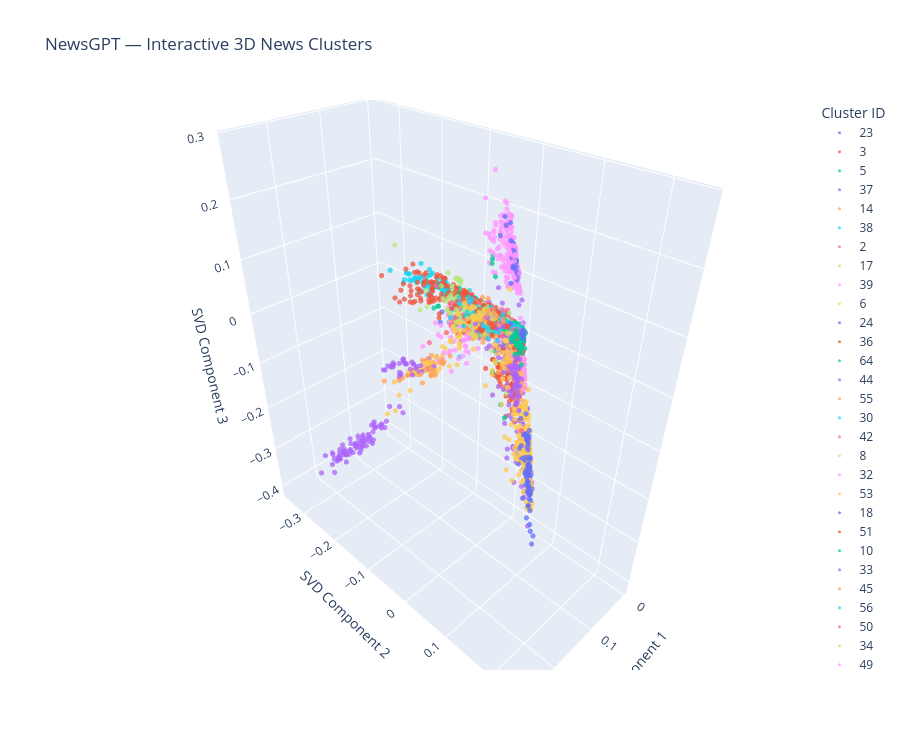

The code cell stored with this chart in its notebook:
### Code cell
# Cell 53 — Interactive 3D visualization of NewsGPT clusters

import plotly.express as px
from sklearn.decomposition import TruncatedSVD

# Sample articles for responsive visualization
viz_sample_size = min(5000, X_tfidf_improved.shape[0])

viz_rng = np.random.RandomState(42)
viz_indices = viz_rng.choice(
    X_tfidf_improved.shape[0],
    size=viz_sample_size,
    replace=False
)

X_viz_sample = X_tfidf_improved[viz_indices]
labels_viz = improved_kmeans_labels[viz_indices]

# Reduce TF-IDF vectors to 3 dimensions
svd_3d = TruncatedSVD(n_components=3, random_state=42)
X_3d = svd_3d.fit_transform(X_viz_sample)

# Prepare visualization data
viz_df = pd.DataFrame({
    "Component 1": X_3d[:, 0],
    "Component 2": X_3d[:, 1],
    "Component 3": X_3d[:, 2],
    "Cluster": labels_viz.astype(str),
    "Article ID": model_df.iloc[viz_indices]["article_id"].astype(str).to_numpy(),
    "Title": (
        model_df.iloc[viz_indices]["title"]
        .fillna("Untitled")
        .to_numpy()
    )
})

# Interactive 3D scatter plot
fig = px.scatter_3d(
    viz_df,
    x="Component 1",
    y="Component 2",
    z="Component 3",
    color="Cluster",
    hover_name="Title",
    hover_data=["Article ID"],
    opacity=0.75,
    title="NewsGPT — Interactive 3D News Clusters",
    height=750
)

fig.update_traces(marker=dict(size=3))
fig.update_layout(
    scene=dict(
        xaxis_title="SVD Component 1",
        yaxis_title="SVD Component 2",
        zaxis_title="SVD Component 3",
        aspectmode="data"
    ),
    legend_title_text="Cluster ID"
)

fig.show()

print(f"Articles visualized: {viz_sample_size:,}")
print(
    "3D explained variance: "
    f"{svd_3d.explained_variance_ratio_.sum():.2%}"
)
